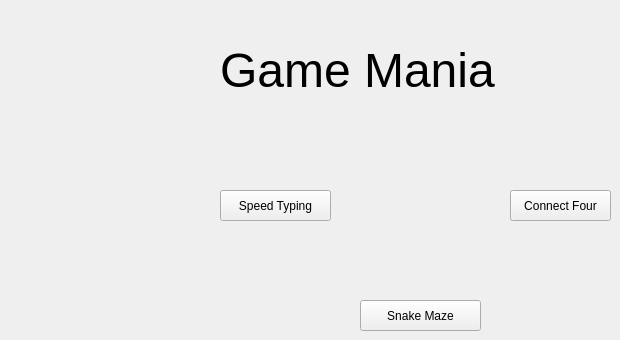
  <widget class="QWidget" name="centralwidget">
   <widget class="QPushButton" name="pushButton_1">
    <property name="geometry">
     <rect>
      <x>510</x>
      <y>190</y>
      <width>101</width>
      <height>31</height>
     </rect>
    </property>
    <property name="text">
     <string>Connect Four</string>
    </property>
   </widget>
   <widget class="QPushButton" name="pushButton_2">
    <property name="geometry">
     <rect>
      <x>220</x>
      <y>190</y>
      <width>111</width>
      <height>31</height>
     </rect>
    </property>
    <property name="text">
     <string>Speed Typing</string>
    </property>
   </widget>
   <widget class="QLabel" name="label">
    <property name="geometry">
     <rect>
      <x>220</x>
      <y>30</y>
      <width>391</width>
      <height>81</height>
     </rect>
    </property>
    <property name="sizePolicy">
     <sizepolicy hsizetype="Preferred" vsizetype="Preferred">
      <horstretch>0</horstretch>
      <verstretch>0</verstretch>
     </sizepolicy>
    </property>
    <property name="minimumSize">
     <size>
      <width>0</width>
      <height>0</height>
     </size>
    </property>
    <property name="baseSize">
     <size>
      <width>500</width>
      <height>500</height>
     </size>
    </property>
    <property name="font">
     <font>
      <pointsize>36</pointsize>
     </font>
    </property>
    <property name="text">
     <string>Game Mania</string>
    </property>
   </widget>
   <widget class="QPushButton" name="pushButton_3">
    <property name="geometry">
     <rect>
      <x>360</x>
      <y>300</y>
      <width>121</width>
      <height>31</height>
     </rect>
    </property>
    <property name="text">
     <string>Snake Maze</string>
    </property>
   </widget>
  </widget>
